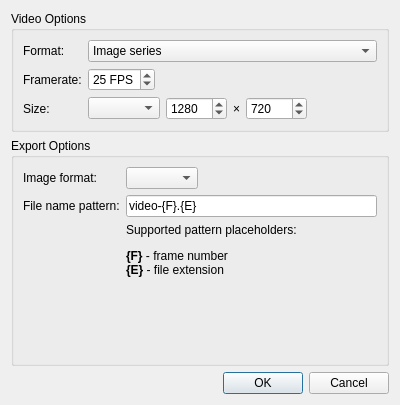
<?xml version="1.0" encoding="UTF-8"?>
<ui version="4.0">
 <class>VideoExport</class>
 <widget class="QDialog" name="VideoExport">
  <property name="geometry">
   <rect>
    <x>0</x>
    <y>0</y>
    <width>400</width>
    <height>405</height>
   </rect>
  </property>
  <property name="windowTitle">
   <string>Export video</string>
  </property>
  <layout class="QVBoxLayout">
   <item>
    <widget class="QGroupBox">
     <property name="title">
      <string>Video Options</string>
     </property>
     <property name="flat">
      <bool>true</bool>
     </property>
     <layout class="QFormLayout">
      <property name="fieldGrowthPolicy">
       <enum>QFormLayout::AllNonFixedFieldsGrow</enum>
      </property>
      <item row="1" column="1">
       <layout class="QHBoxLayout">
        <item>
         <widget class="QSpinBox" name="fps">
          <property name="suffix">
           <string> FPS</string>
          </property>
          <property name="minimum">
           <number>1</number>
          </property>
          <property name="value">
           <number>25</number>
          </property>
         </widget>
        </item>
        <item>
         <spacer>
          <property name="orientation">
           <enum>Qt::Horizontal</enum>
          </property>
          <property name="sizeHint" stdset="0">
           <size>
            <width>40</width>
            <height>20</height>
           </size>
          </property>
         </spacer>
        </item>
       </layout>
      </item>
      <item row="3" column="0">
       <widget class="QLabel">
        <property name="text">
         <string>Size:</string>
        </property>
       </widget>
      </item>
      <item row="1" column="0">
       <widget class="QLabel">
        <property name="text">
         <string>Framerate:</string>
        </property>
       </widget>
      </item>
      <item row="0" column="0">
       <widget class="QLabel">
        <property name="text">
         <string>Format:</string>
        </property>
       </widget>
      </item>
      <item row="0" column="1">
       <widget class="QComboBox" name="exportFormatChoice">
        <item>
         <property name="text">
          <string>Image series</string>
         </property>
        </item>
        <item>
         <property name="text">
          <string notr="true">FFmpeg</string>
         </property>
        </item>
       </widget>
      </item>
      <item row="3" column="1">
       <layout class="QHBoxLayout">
        <item>
         <widget class="QComboBox" name="sizeChoice"/>
        </item>
        <item>
         <widget class="QSpinBox" name="framewidth">
          <property name="minimum">
           <number>10</number>
          </property>
          <property name="maximum">
           <number>10000</number>
          </property>
          <property name="value">
           <number>1280</number>
          </property>
         </widget>
        </item>
        <item>
         <widget class="QLabel" name="sizeXlabel">
          <property name="sizePolicy">
           <sizepolicy hsizetype="Fixed" vsizetype="Preferred">
            <horstretch>0</horstretch>
            <verstretch>0</verstretch>
           </sizepolicy>
          </property>
          <property name="text">
           <string notr="true">×</string>
          </property>
         </widget>
        </item>
        <item>
         <widget class="QSpinBox" name="frameheight">
          <property name="minimum">
           <number>10</number>
          </property>
          <property name="maximum">
           <number>10000</number>
          </property>
          <property name="value">
           <number>720</number>
          </property>
         </widget>
        </item>
        <item>
         <spacer>
          <property name="orientation">
           <enum>Qt::Horizontal</enum>
          </property>
          <property name="sizeHint" stdset="0">
           <size>
            <width>10</width>
            <height>20</height>
           </size>
          </property>
         </spacer>
        </item>
       </layout>
      </item>
     </layout>
    </widget>
   </item>
   <item>
    <widget class="QGroupBox">
     <property name="title">
      <string>Export Options</string>
     </property>
     <property name="flat">
      <bool>true</bool>
     </property>
     <layout class="QVBoxLayout">
      <property name="spacing">
       <number>0</number>
      </property>
      <property name="leftMargin">
       <number>0</number>
      </property>
      <property name="topMargin">
       <number>0</number>
      </property>
      <property name="rightMargin">
       <number>0</number>
      </property>
      <property name="bottomMargin">
       <number>0</number>
      </property>
      <item>
       <widget class="QStackedWidget" name="optionStack">
        <property name="currentIndex">
         <number>0</number>
        </property>
        <widget class="QWidget" name="page">
         <layout class="QFormLayout">
          <item row="0" column="0">
           <widget class="QLabel">
            <property name="text">
             <string>Image format:</string>
            </property>
           </widget>
          </item>
          <item row="0" column="1">
           <layout class="QHBoxLayout">
            <item>
             <widget class="QComboBox" name="imageFormatChoice"/>
            </item>
            <item>
             <spacer>
              <property name="orientation">
               <enum>Qt::Horizontal</enum>
              </property>
              <property name="sizeHint" stdset="0">
               <size>
                <width>118</width>
                <height>20</height>
               </size>
              </property>
             </spacer>
            </item>
           </layout>
          </item>
          <item row="1" column="0">
           <widget class="QLabel">
            <property name="text">
             <string>File name pattern:</string>
            </property>
           </widget>
          </item>
          <item row="1" column="1">
           <widget class="QLineEdit" name="filenamePattern">
            <property name="sizePolicy">
             <sizepolicy hsizetype="Expanding" vsizetype="Fixed">
              <horstretch>1</horstretch>
              <verstretch>0</verstretch>
             </sizepolicy>
            </property>
            <property name="text">
             <string notr="true">video-{F}.{E}</string>
            </property>
           </widget>
          </item>
          <item row="3" column="1">
           <widget class="QLabel">
            <property name="text">
             <string>&lt;html&gt;&lt;head/&gt;&lt;body&gt;&lt;p&gt;Supported pattern placeholders:&lt;/p&gt;&lt;p&gt;&lt;span style=&quot; font-weight:600;&quot;&gt;{F}&lt;/span&gt; - frame number&lt;br/&gt;&lt;span style=&quot; font-weight:600;&quot;&gt;{E}&lt;/span&gt; - file extension&lt;/p&gt;&lt;/body&gt;&lt;/html&gt;</string>
            </property>
            <property name="alignment">
             <set>Qt::AlignLeading|Qt::AlignLeft|Qt::AlignTop</set>
            </property>
           </widget>
          </item>
         </layout>
        </widget>
        <widget class="QWidget">
         <layout class="QFormLayout">
          <item row="1" column="0" colspan="2">
           <widget class="QLineEdit" name="ffmpegBasics">
            <property name="readOnly">
             <bool>true</bool>
            </property>
           </widget>
          </item>
          <item row="2" column="0" colspan="2">
           <widget class="QCheckBox" name="ffmpegUseCustom">
            <property name="text">
             <string>Use custom arguments:</string>
            </property>
           </widget>
          </item>
          <item row="3" column="0" colspan="2">
           <widget class="QPlainTextEdit" name="ffmpegCustom">
            <property name="readOnly">
             <bool>false</bool>
            </property>
           </widget>
          </item>
          <item row="0" column="0" colspan="2">
           <widget class="QLabel" name="ffmpegNotFoundWarning">
            <property name="styleSheet">
             <string notr="true">color: red</string>
            </property>
            <property name="text">
             <string>ffmpeg executable not found</string>
            </property>
            <property name="alignment">
             <set>Qt::AlignCenter</set>
            </property>
           </widget>
          </item>
         </layout>
        </widget>
       </widget>
      </item>
     </layout>
    </widget>
   </item>
   <item>
    <widget class="QDialogButtonBox" name="buttonBox">
     <property name="orientation">
      <enum>Qt::Horizontal</enum>
     </property>
     <property name="standardButtons">
      <set>QDialogButtonBox::Cancel|QDialogButtonBox::Ok</set>
     </property>
    </widget>
   </item>
  </layout>
 </widget>
 <resources/>
 <connections>
  <connection>
   <sender>buttonBox</sender>
   <signal>accepted()</signal>
   <receiver>VideoExport</receiver>
   <slot>accept()</slot>
   <hints>
    <hint type="sourcelabel">
     <x>268</x>
     <y>375</y>
    </hint>
    <hint type="destinationlabel">
     <x>157</x>
     <y>274</y>
    </hint>
   </hints>
  </connection>
  <connection>
   <sender>buttonBox</sender>
   <signal>rejected()</signal>
   <receiver>VideoExport</receiver>
   <slot>reject()</slot>
   <hints>
    <hint type="sourcelabel">
     <x>336</x>
     <y>375</y>
    </hint>
    <hint type="destinationlabel">
     <x>286</x>
     <y>274</y>
    </hint>
   </hints>
  </connection>
  <connection>
   <sender>exportFormatChoice</sender>
   <signal>activated(int)</signal>
   <receiver>optionStack</receiver>
   <slot>setCurrentIndex(int)</slot>
   <hints>
    <hint type="sourcelabel">
     <x>379</x>
     <y>59</y>
    </hint>
    <hint type="destinationlabel">
     <x>51</x>
     <y>335</y>
    </hint>
   </hints>
  </connection>
 </connections>
</ui>
